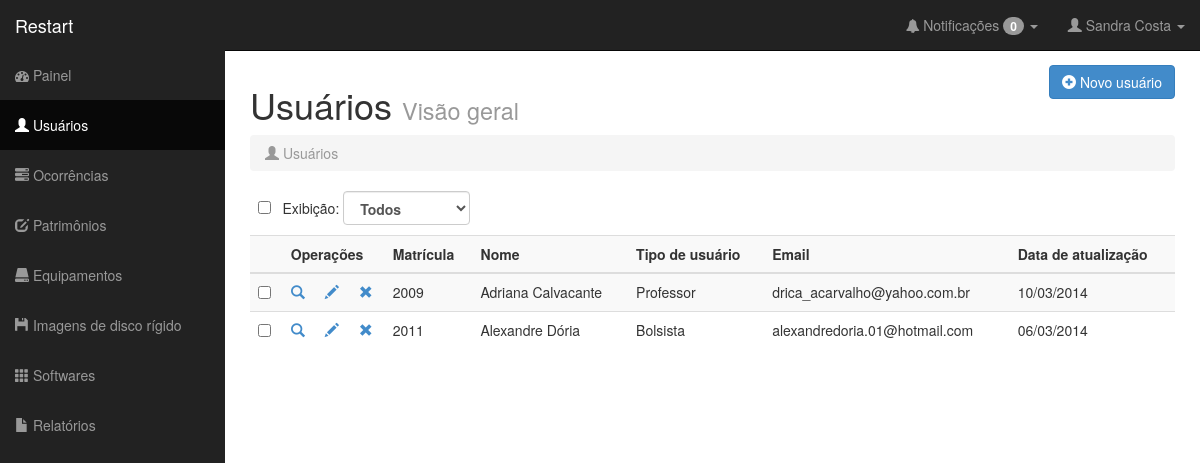
Screenshot of /usuarios.php (signed in) with the database file from the repository.
### tables this page shows
CREATE TABLE IF NOT EXISTS `Usuario` (
  `matricula` VARCHAR(16) NOT NULL,
  `nome` VARCHAR(45) NOT NULL,
  `sobrenome` VARCHAR(45) NULL,
  `email` VARCHAR(45) NULL,
  `senha` VARCHAR(45) NOT NULL,
  `tipo_usuario` SMALLINT NOT NULL,
  `data_cadastro` TIMESTAMP NOT NULL,
  `data_atualizacao` TIMESTAMP NULL,
  `telefone_residencial` VARCHAR(15) NULL,
  `telefone_celular` VARCHAR(15) NULL,
  `situacao` SMALLINT NOT NULL,
  `avatar` VARCHAR(36) NOT NULL,
  PRIMARY KEY (`matricula`));

### classes/db.class.php (called while the page is built)
<?php
	class DB{
		var $serverDB	= 'localhost';
		var $tabelaDB	= 'restart';
		var $userDB		= 'root';
		var $senhaDB	= '';
		function conectaDB(){
			$db = new mysqli($this->serverDB, $this->userDB, $this->senhaDB, $this->tabelaDB);
			if ($db->connect_errno) {
				return false;
				die($db->connect_error);
			}
			else {
				$db->set_charset("utf8");
				return $db;
			}
		}
	}
?>

### classes/usuario.class.php (called while the page is built, shortened)
<?php
require_once 'db.class.php';
class Usuario extends DB {
	private $db;
	public function __construct(){
		$this->db = parent::conectaDB();
	}
	public function listarUsuarios($matricula, $filtro){
		if ($filtro != 0 ){
			$result = $this->db->query("SELECT * FROM usuario WHERE matricula != '".$matricula."' AND tipo_usuario = '".$filtro."' ORDER BY matricula ASC ");
		} else {
			$result	= $this->db->query("SELECT * FROM usuario WHERE matricula != '".$matricula."' ORDER BY matricula ASC ");
		}
		if ($result) {
			if ($result->num_rows) {
				$rows = $result->fetch_all(MYSQLI_ASSOC);
				return $rows;
			}
			else return 'Nenhum usuário foi encontrado.';
		}
		else return ($this->db->error);
	}
}

### usuarios.php (the view, shortened to what this page needs)
<?php
include 'classes/usuario.class.php';
  include 'nucleo/cabecario.php';
  include("nucleo/barraLateral.php");
  if (isset($_POST['filtro'])){
      $filtro = $_POST['filtro'];
  } else {
    $filtro = 0;
  }
?>
<div id="page-wrapper">
  <div class="row">
    <div class="col-lg-6">
      <h1>Usuários <small>Visão geral</small></h1>
    </div>
    <div class="col-lg-6" align="right">
      <a href="cadUsuario.php"><button type="button" class="btn btn-primary"><i class="glyphicon glyphicon-plus-sign"></i> Novo usuário</button></a>
    </div>
  </div>
  <div class="row">
    <div class="col-lg-12">
      <ol class="breadcrumb">
        <li class="active"><i class="glyphicon glyphicon-user"></i> Usuários</li>
      </ol>
    </div>
  </div>
  <div class="row">
    <div class="col-lg-12">
      <table>
        <tr>
          <td>
            &nbsp;&nbsp;<input type='checkbox' id="toggle" name="toggle" onClick="toggle(this)">&nbsp;&nbsp;&nbsp;Exibição:&nbsp;
          </td>
          <td>
            <form role="form" action="usuarios.php" method="POST">
            <select style="font-weight:bold" id="filtro" name="filtro" class="form-control" onchange="this.form.submit();">
              <option <?php if ($filtro == 0 ){echo "selected";}?> value="0">Todos</option>
            </select>
          </form>
          </td>
          <td>
          </td>
        </tr>
      </table>
      <div class="table-responsive">
        <table id="" class="table table-striped table-hover ">
          <p>
            <tr>
              <th></th>
              <th colspan="3">Operações</th>
              <th>Matrícula</th>
              <th>Nome</th>
              <th>Tipo de usuário</th>
              <th>Email</th>
              <th>Data de atualização</th>
            </tr>
            <tbody>
              <?php
                $listaUser    = new Usuario;
                $result     = $listaUser->listarUsuarios($_SESSION['matricula'], $filtro);
                if (is_array($result)) {
                  foreach ($result as $row) {
                    if ($row['tipo_usuario'] == 2){
                      $tipo = "Bolsista";
                    } if ( $row['tipo_usuario'] == 3){
                      $tipo = "Professor";
                    }
                    if($row['data_atualizacao']===null){echo "<tr id='fooTr'class='danger'>";} else echo "<tr id='fooTr'>";
                      echo "
                          <td><input type='checkbox' name='foo[]' id='foo[]' value='".$row['matricula']."'></td>
				                  <td>
                            <a title='Ver usuário' href='verUsuario.php?m=".$row['matricula']."' >
                              <i class='glyphicon glyphicon-search'></i>
                            </a>
                          </td>
                          <td>
                            <a title='Editar usuário' href='alterarUsuario.php?m=".$row['matricula']."' >
                              <i class='glyphicon glyphicon-pencil'></i>
                            </a>
                          </td>
                          <td>
                            <a title='Excluir usuário' data-toggle='modal' data-id='".$row['matricula']."' href='#modal_excUsuarioSimples' class='abre-excluirModal'>
                               <i class='glyphicon glyphicon-remove'></i>
                            </a>
                          </td>
                          <td>" . $row['matricula'] . "</td>
                          <td>". $row['nome'] . " ".$row['sobrenome']."</td>
                          <td>" . $tipo . "</td>
                          <td>" . $row['email'] . "</td>
                          <td>"; if ($row['data_atualizacao']===null){echo "Pendente";} else {echo date('d/m/Y', strtotime($row['data_atualizacao']));} echo "</td>
                        </tr>";
                    }
                  } else echo
                        " <tr>
                            <td></td>
                            <td>". $result."</td>
                            <td></td>
                            <td></td>
                            <td></td>
                            <td></td>
                            <td></td>
                          </tr>";
            ?>
            </tbody>
          </table>
        </div>
      </div>
    </div>
  </div>
</div>
</body>
</html>

### css/sb-admin.css (style rules this page uses)
body { margin-top: 50px; }
#page-wrapper { width: 100%; padding: 5px 15px; }
@media (min-width:768px) { #page-wrapper { padding: 15px 25px; } }

### nucleo/cabecario.php (style rules this page uses)
a:link { text-decoration: none; }

### rows the page displays
usuario: matricula "2009", nome "Adriana", sobrenome "Calvacante", tipo_usuario "Professor", email "drica_acarvalho@yahoo.com.br", data_atualizacao "10/03/2014"
usuario: matricula "2011", nome "Alexandre", sobrenome "Dória", tipo_usuario "Bolsista", email "alexandredoria.01@hotmail.com", data_atualizacao "06/03/2014"

### other values shown
$row['count'] "0"
$_SESSION['nome'] "Sandra"
$_SESSION['sobrenome'] "Costa"
